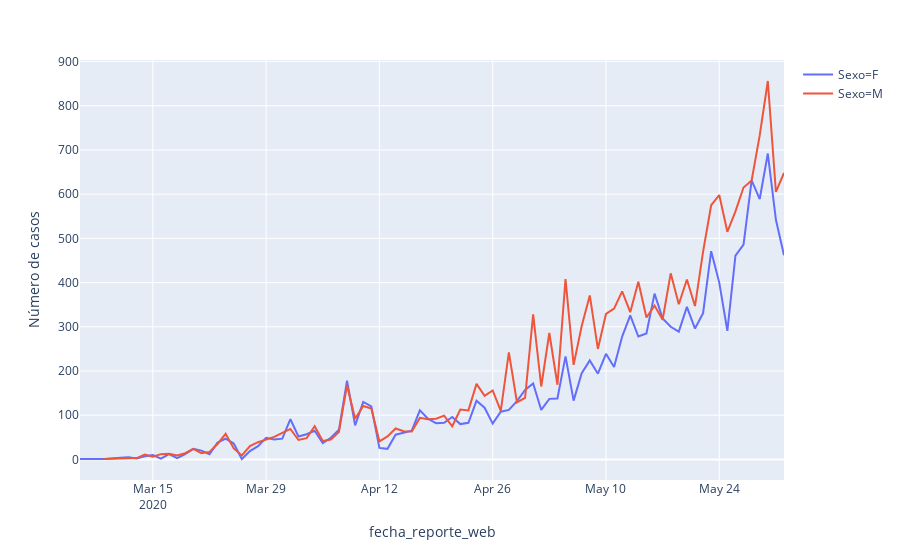

This figure's notebook cell:
### Code cell
import plotly.express as px
dg = data.groupby(['fecha_reporte_web', 'Sexo'])['fecha_reporte_web'].agg(['count']).reset_index()
dg.rename(columns={'count':'Número de casos'}, inplace=True)
fig = px.line(dg, x=dg.fecha_reporte_web, y='Número de casos', labels={'x':'Fecha'}, color='Sexo')
fig.show()
